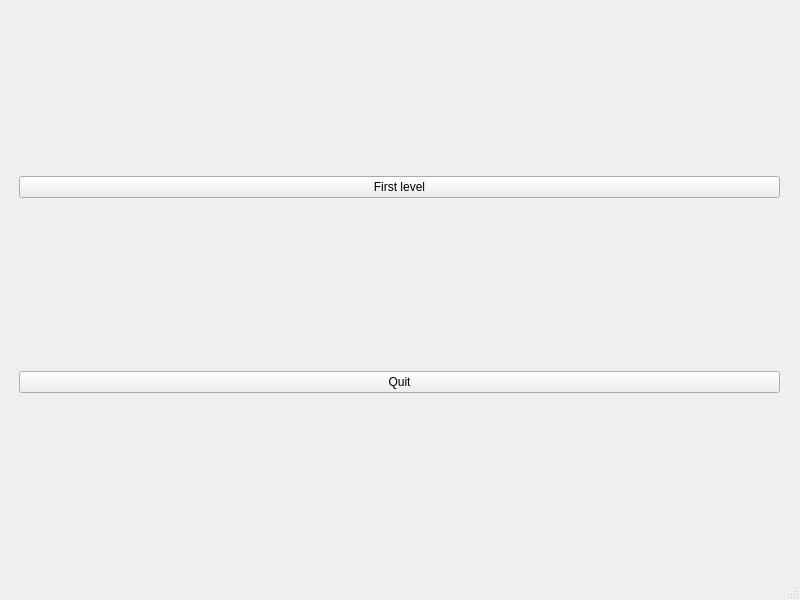
<?xml version="1.0" encoding="UTF-8"?>
<ui version="4.0">
 <class>StartWindow</class>
 <widget class="QMainWindow" name="StartWindow">
  <property name="geometry">
   <rect>
    <x>0</x>
    <y>0</y>
    <width>800</width>
    <height>600</height>
   </rect>
  </property>
  <property name="windowTitle">
   <string>MainWindow</string>
  </property>
  <widget class="QWidget" name="centralwidget">
   <widget class="QWidget" name="verticalLayoutWidget">
    <property name="geometry">
     <rect>
      <x>19</x>
      <y>9</y>
      <width>761</width>
      <height>551</height>
     </rect>
    </property>
    <layout class="QVBoxLayout" name="verticalLayout">
     <item>
      <widget class="QPushButton" name="FirstLevel">
       <property name="text">
        <string>First level</string>
       </property>
      </widget>
     </item>
     <item>
      <widget class="QPushButton" name="Quit">
       <property name="text">
        <string>Quit</string>
       </property>
      </widget>
     </item>
    </layout>
   </widget>
  </widget>
  <widget class="QMenuBar" name="menubar">
   <property name="geometry">
    <rect>
     <x>0</x>
     <y>0</y>
     <width>800</width>
     <height>22</height>
    </rect>
   </property>
  </widget>
  <widget class="QStatusBar" name="statusbar"/>
 </widget>
 <resources/>
 <connections/>
</ui>
